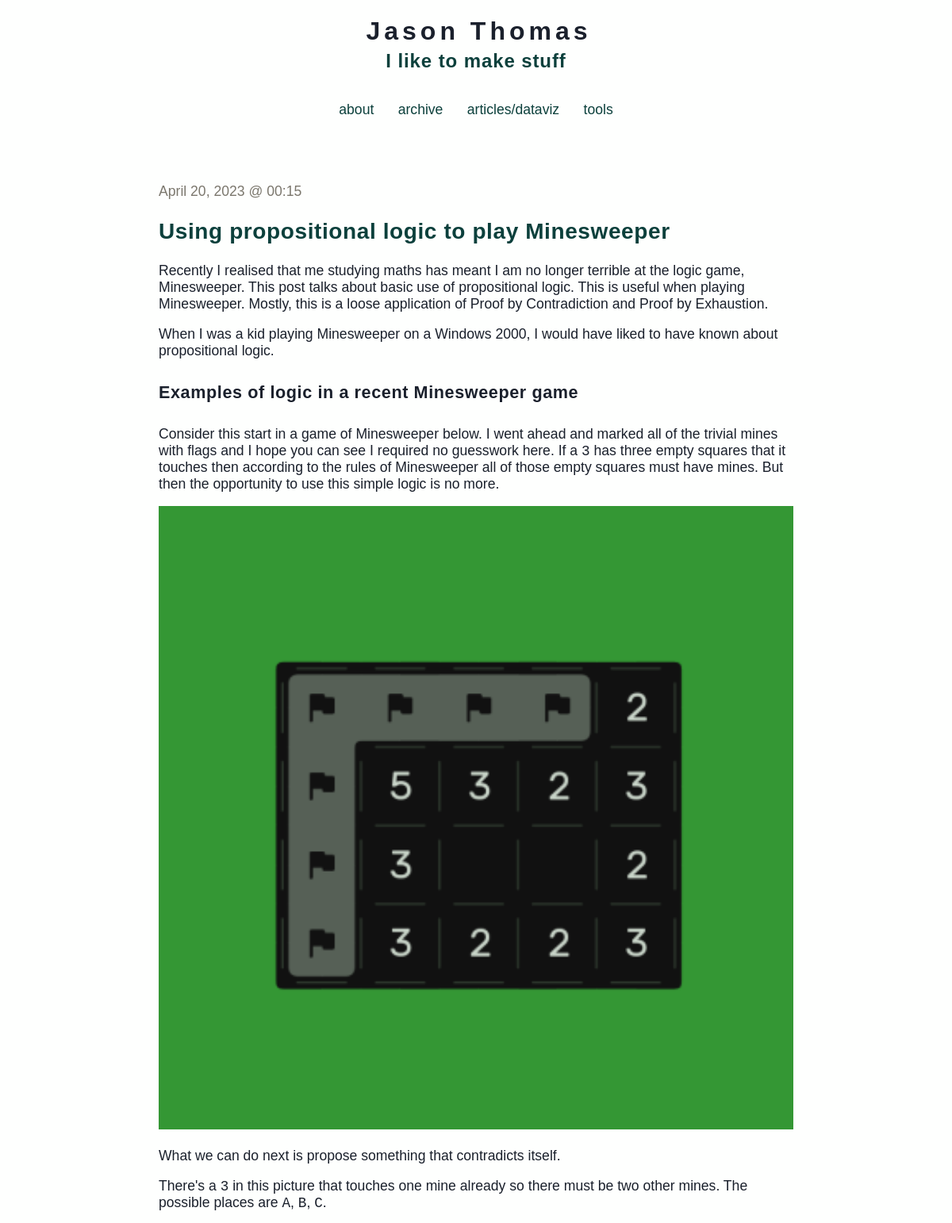
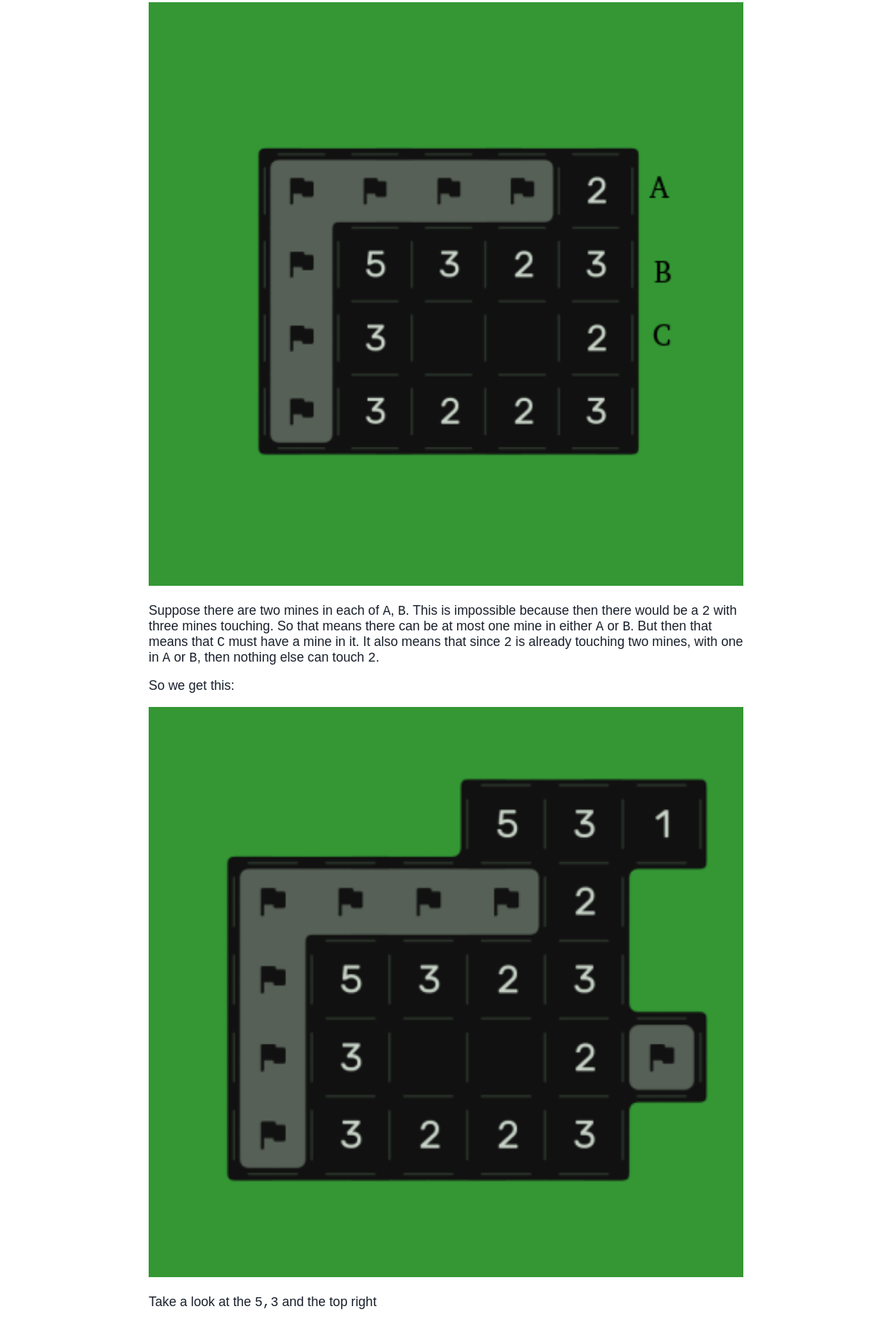
The page / (upper part) on the database its author committed (2 pictures, top to bottom).
### tables this page shows
CREATE TABLE entries (
  id integer primary key autoincrement,
  entryDate date not null,
  title text not null,
  text text not null
);

### app.py (the view)
@app.route('/')
def show_current():
    session.pop('logged_in', None)
    entries = get_sql_records("entries")
    showPost = len(entries)-1
    return render_template('show_current.html', entries=entries, postNum=showPost)

### app.py (called while the page is built)
def connect_db():
    return sqlite3.connect(app.config['DATABASE'])

def get_sql_records(table):
    if table == "articles":
        cursor = g.db.execute('select title, publishDate, link, text, interactive from articles order by id asc')
        articles = [dict(title=row[0], date=row[1], link=row[2], text=row[3], interactive=row[4]) for row in cursor.fetchall()]
        return articles
    elif table == "entries":
        cursor = g.db.execute('select title, entryDate, text from entries order by id asc')
        entries = [dict(title=row[0], date=row[1], text=row[2]) for row in cursor.fetchall()]
        return entries
    else:
        raise sqlite3.DatabaseError

@app.before_request
def before_request():
    g.db = connect_db()

@app.teardown_request
def teardown_request(exception):
    db = getattr(g, 'db', None)
    if db is not None:
        db.close()

@app.after_request
def after_request(response):
    response.headers.set('X-Content-Type-Options', 'nosniff')
    response.headers.set('X-Frame-Options', 'SAMEORIGIN')
    response.headers.set('X-XSS-Protection', '1; mode=block')
    response.headers.set('Strict-Transport-Security', 'max-age=63072000')
    return response

### templates/show_current.html
{% extends "layout.html" %}
{% block body %}
  {% if entries|length > 0 %}
    <p class=dateText>{{ entries[postNum].date|safe }}</p><h2>{{ entries[postNum].title }}</h2>{{ entries[postNum].text|safe }}
  {% else %}
    <em>Why not say something?</em>
  {% endif %}
{% endblock %}

### static/style.css (style rules this page uses)
a,h2,h3 { color: #0C403C; }
h1,h2,h3,h4 { letter-spacing: 0.6px; }
img { width: 100%; height: auto; }
.dateText { margin-bottom:0px; color: #7B776D; }
h2 { font-size: 3.5vh; }
h4 { font-size: 2.7vh; }
p, a, code, li { font-size: 2.2vh; }

### rows shown on the page
entries: entryDate "April 20, 2023 @ 00:15", title "Using propositional logic to play Minesweeper", text "Recently I realised that me studying maths has meant I am no longer terrible at the logic game, Minesweeper. This post talks about basic use of propositional logic. This is useful when playing Minesweeper. Mostly, this is a loose application of Proof by Contradiction and Proof by Exhaustion. When I was a kid playing Minesweeper on a Windows 2000, I would have liked to have known about propositional logic. Examples of logic in a recent Minesweeper game Consider this start in a game of Minesweeper below. I went ahead and marked all of the trivial mines with flags and I hope you can see I required no guesswork here. If a 3 has three empty squares that it touches then according to the rules of…", text (picture)
